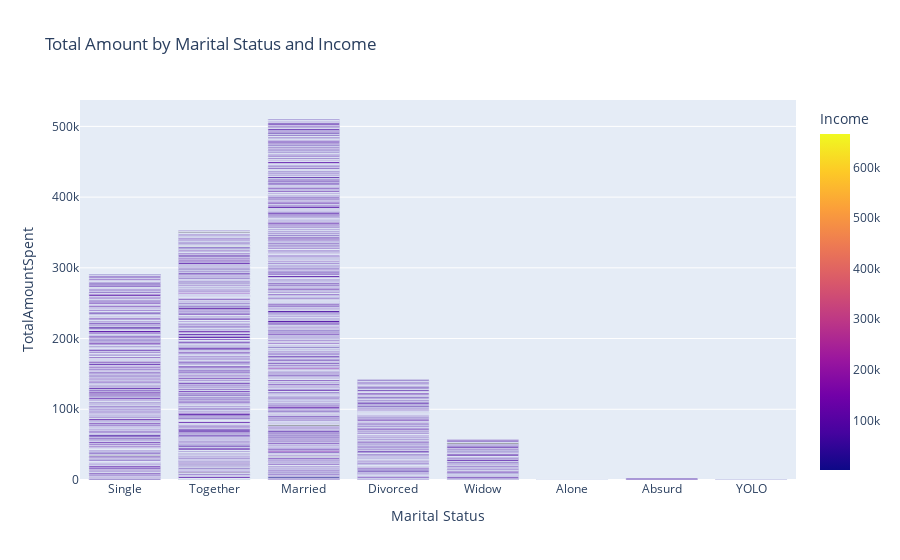

Write notebook code for a chart like this one.
### Markdown cell above
### Analysis of TotalAmountSpent by Marital Status

### Code cell
fig = px.bar(cust_data_1, x='Marital_Status', y='TotalAmountSpent', color='Income', title='Total Amount by Marital Status and Income')
fig.update_layout(xaxis_title='Marital Status', yaxis_title='TotalAmountSpent')
fig.show()

### Figure 1 — Plotly figure (JSON) as saved in the notebook; plotly's stock layout.template omitted (floating-point values rounded to 4 significant figures; data arrays with more than 128 entries replaced by an {"elided": "..."} marker saying what was removed)
{"data": [{"alignmentgroup": "True", "hovertemplate": "Marital_Status=%{x}<br>TotalAmountSpent=%{y}<br>Income=%{marker.color}<extra></extra>", "legendgroup": "", "marker": {"color": {"elided": "2240 int values"}, "coloraxis": "coloraxis", "pattern": {"shape": ""}}, "name": "", "offsetgroup": "", "orientation": "v", "showlegend": false, "textposition": "auto", "type": "bar", "x": {"elided": "2240 str values"}, "xaxis": "x", "y": {"elided": "2240 int values"}, "yaxis": "y"}], "layout": {"barmode": "relative", "coloraxis": {"colorbar": {"title": {"text": "Income"}}, "colorscale": [[0, "#0d0887"], [0.1111, "#46039f"], [0.2222, "#7201a8"], [0.3333, "#9c179e"], [0.4444, "#bd3786"], [0.5556, "#d8576b"], [0.6667, "#ed7953"], [0.7778, "#fb9f3a"], [0.8889, "#fdca26"], [1, "#f0f921"]]}, "legend": {"tracegroupgap": 0}, "title": {"text": "Total Amount by Marital Status and Income"}, "xaxis": {"anchor": "y", "domain": [0, 1], "title": {"text": "Marital Status"}}, "yaxis": {"anchor": "x", "domain": [0, 1], "title": {"text": "TotalAmountSpent"}}}}
